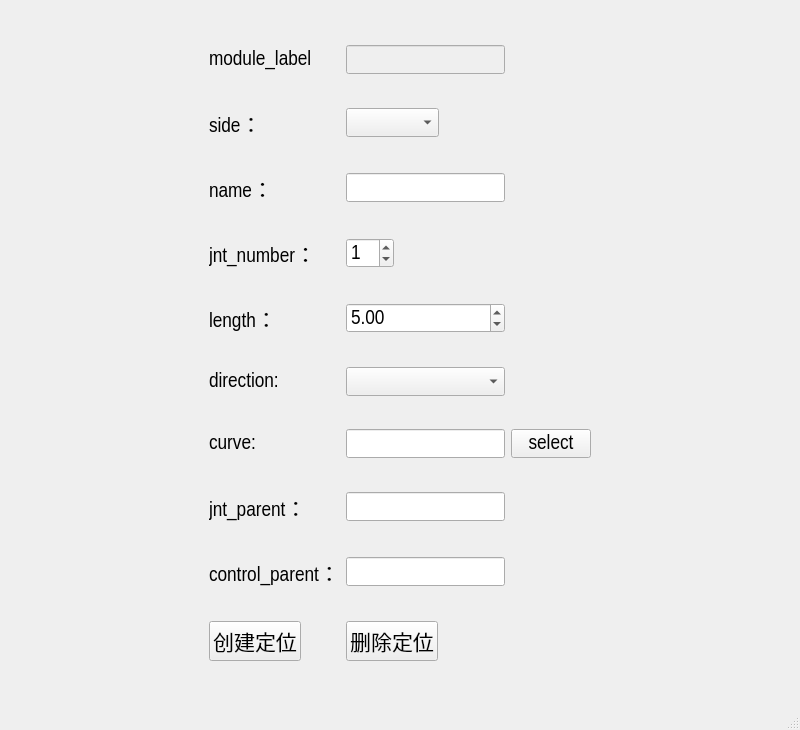
<?xml version="1.0" encoding="UTF-8"?>
<ui version="4.0">
 <class>MainWindow</class>
 <widget class="QMainWindow" name="MainWindow">
  <property name="geometry">
   <rect>
    <x>0</x>
    <y>0</y>
    <width>800</width>
    <height>730</height>
   </rect>
  </property>
  <property name="windowTitle">
   <string>MainWindow</string>
  </property>
  <widget class="QWidget" name="centralwidget">
   <layout class="QGridLayout" name="gridLayout">
    <item row="0" column="0">
     <layout class="QGridLayout" name="gridLayout_3">
      <item row="0" column="0">
       <widget class="QWidget" name="widget" native="true">
        <property name="sizePolicy">
         <sizepolicy hsizetype="Fixed" vsizetype="Preferred">
          <horstretch>0</horstretch>
          <verstretch>0</verstretch>
         </sizepolicy>
        </property>
        <property name="font">
         <font>
          <family>Arial Narrow</family>
          <pointsize>16</pointsize>
         </font>
        </property>
        <layout class="QGridLayout" name="gridLayout_2">
         <item row="5" column="0">
          <widget class="QLabel" name="label_2">
           <property name="text">
            <string>direction:</string>
           </property>
          </widget>
         </item>
         <item row="6" column="2">
          <widget class="QPushButton" name="select_btn">
           <property name="text">
            <string>select</string>
           </property>
          </widget>
         </item>
         <item row="4" column="0">
          <widget class="QLabel" name="label">
           <property name="text">
            <string>length：</string>
           </property>
          </widget>
         </item>
         <item row="3" column="1">
          <widget class="QSpinBox" name="jnt_number_sbox">
           <property name="sizePolicy">
            <sizepolicy hsizetype="Fixed" vsizetype="Fixed">
             <horstretch>0</horstretch>
             <verstretch>0</verstretch>
            </sizepolicy>
           </property>
           <property name="font">
            <font>
             <family>Arial Narrow</family>
             <pointsize>16</pointsize>
            </font>
           </property>
           <property name="value">
            <number>1</number>
           </property>
          </widget>
         </item>
         <item row="7" column="1">
          <widget class="QLineEdit" name="jnt_parent_edit">
           <property name="sizePolicy">
            <sizepolicy hsizetype="Fixed" vsizetype="Fixed">
             <horstretch>0</horstretch>
             <verstretch>0</verstretch>
            </sizepolicy>
           </property>
           <property name="font">
            <font>
             <family>Arial Narrow</family>
             <pointsize>16</pointsize>
            </font>
           </property>
          </widget>
         </item>
         <item row="9" column="1">
          <widget class="QPushButton" name="delete_btn">
           <property name="sizePolicy">
            <sizepolicy hsizetype="Fixed" vsizetype="Fixed">
             <horstretch>0</horstretch>
             <verstretch>0</verstretch>
            </sizepolicy>
           </property>
           <property name="font">
            <font>
             <family>Arial Narrow</family>
             <pointsize>16</pointsize>
            </font>
           </property>
           <property name="text">
            <string>删除定位</string>
           </property>
          </widget>
         </item>
         <item row="1" column="0">
          <widget class="QLabel" name="side_label">
           <property name="sizePolicy">
            <sizepolicy hsizetype="Fixed" vsizetype="Fixed">
             <horstretch>0</horstretch>
             <verstretch>0</verstretch>
            </sizepolicy>
           </property>
           <property name="font">
            <font>
             <family>Arial Narrow</family>
             <pointsize>16</pointsize>
             <weight>50</weight>
             <bold>false</bold>
            </font>
           </property>
           <property name="focusPolicy">
            <enum>Qt::NoFocus</enum>
           </property>
           <property name="contextMenuPolicy">
            <enum>Qt::DefaultContextMenu</enum>
           </property>
           <property name="layoutDirection">
            <enum>Qt::LeftToRight</enum>
           </property>
           <property name="text">
            <string>side：</string>
           </property>
           <property name="alignment">
            <set>Qt::AlignLeading|Qt::AlignLeft|Qt::AlignVCenter</set>
           </property>
          </widget>
         </item>
         <item row="8" column="0">
          <widget class="QLabel" name="label_7">
           <property name="sizePolicy">
            <sizepolicy hsizetype="Fixed" vsizetype="Preferred">
             <horstretch>0</horstretch>
             <verstretch>0</verstretch>
            </sizepolicy>
           </property>
           <property name="font">
            <font>
             <family>Arial Narrow</family>
             <pointsize>16</pointsize>
             <weight>50</weight>
             <bold>false</bold>
            </font>
           </property>
           <property name="text">
            <string>control_parent：</string>
           </property>
          </widget>
         </item>
         <item row="6" column="1">
          <widget class="QLineEdit" name="curve_edit"/>
         </item>
         <item row="2" column="0">
          <widget class="QLabel" name="label_4">
           <property name="sizePolicy">
            <sizepolicy hsizetype="Fixed" vsizetype="Preferred">
             <horstretch>0</horstretch>
             <verstretch>0</verstretch>
            </sizepolicy>
           </property>
           <property name="font">
            <font>
             <family>Arial Narrow</family>
             <pointsize>16</pointsize>
             <weight>50</weight>
             <bold>false</bold>
            </font>
           </property>
           <property name="text">
            <string>name：</string>
           </property>
          </widget>
         </item>
         <item row="7" column="0">
          <widget class="QLabel" name="label_6">
           <property name="sizePolicy">
            <sizepolicy hsizetype="Fixed" vsizetype="Preferred">
             <horstretch>0</horstretch>
             <verstretch>0</verstretch>
            </sizepolicy>
           </property>
           <property name="font">
            <font>
             <family>Arial Narrow</family>
             <pointsize>16</pointsize>
             <weight>50</weight>
             <bold>false</bold>
            </font>
           </property>
           <property name="text">
            <string>jnt_parent：</string>
           </property>
          </widget>
         </item>
         <item row="2" column="1">
          <widget class="QLineEdit" name="name_edit">
           <property name="sizePolicy">
            <sizepolicy hsizetype="Fixed" vsizetype="Fixed">
             <horstretch>0</horstretch>
             <verstretch>0</verstretch>
            </sizepolicy>
           </property>
           <property name="font">
            <font>
             <family>Arial Narrow</family>
             <pointsize>16</pointsize>
            </font>
           </property>
          </widget>
         </item>
         <item row="8" column="1">
          <widget class="QLineEdit" name="control_parent_edit">
           <property name="sizePolicy">
            <sizepolicy hsizetype="Fixed" vsizetype="Fixed">
             <horstretch>0</horstretch>
             <verstretch>0</verstretch>
            </sizepolicy>
           </property>
           <property name="font">
            <font>
             <family>Arial Narrow</family>
             <pointsize>16</pointsize>
            </font>
           </property>
          </widget>
         </item>
         <item row="5" column="1">
          <widget class="QComboBox" name="direction_cbox"/>
         </item>
         <item row="4" column="1">
          <widget class="QDoubleSpinBox" name="length_sbox">
           <property name="decimals">
            <number>2</number>
           </property>
           <property name="value">
            <double>5.000000000000000</double>
           </property>
          </widget>
         </item>
         <item row="1" column="1">
          <widget class="QComboBox" name="side_cbox">
           <property name="sizePolicy">
            <sizepolicy hsizetype="Fixed" vsizetype="Fixed">
             <horstretch>0</horstretch>
             <verstretch>0</verstretch>
            </sizepolicy>
           </property>
           <property name="font">
            <font>
             <family>Arial Narrow</family>
             <pointsize>16</pointsize>
             <weight>50</weight>
             <bold>false</bold>
            </font>
           </property>
          </widget>
         </item>
         <item row="3" column="0">
          <widget class="QLabel" name="label_5">
           <property name="sizePolicy">
            <sizepolicy hsizetype="Fixed" vsizetype="Preferred">
             <horstretch>0</horstretch>
             <verstretch>0</verstretch>
            </sizepolicy>
           </property>
           <property name="font">
            <font>
             <family>Arial Narrow</family>
             <pointsize>16</pointsize>
             <weight>50</weight>
             <bold>false</bold>
            </font>
           </property>
           <property name="text">
            <string>jnt_number：</string>
           </property>
          </widget>
         </item>
         <item row="6" column="0">
          <widget class="QLabel" name="label_3">
           <property name="text">
            <string>curve:</string>
           </property>
          </widget>
         </item>
         <item row="9" column="0">
          <widget class="QPushButton" name="create_btn">
           <property name="sizePolicy">
            <sizepolicy hsizetype="Fixed" vsizetype="Fixed">
             <horstretch>0</horstretch>
             <verstretch>0</verstretch>
            </sizepolicy>
           </property>
           <property name="font">
            <font>
             <family>Arial Narrow</family>
             <pointsize>16</pointsize>
            </font>
           </property>
           <property name="text">
            <string>创建定位</string>
           </property>
          </widget>
         </item>
         <item row="0" column="0">
          <widget class="QLabel" name="label_8">
           <property name="text">
            <string>module_label</string>
           </property>
          </widget>
         </item>
         <item row="0" column="1">
          <widget class="QLineEdit" name="module_edit">
           <property name="enabled">
            <bool>false</bool>
           </property>
          </widget>
         </item>
        </layout>
       </widget>
      </item>
     </layout>
    </item>
   </layout>
  </widget>
  <widget class="QStatusBar" name="statusbar"/>
 </widget>
 <resources/>
 <connections/>
</ui>
